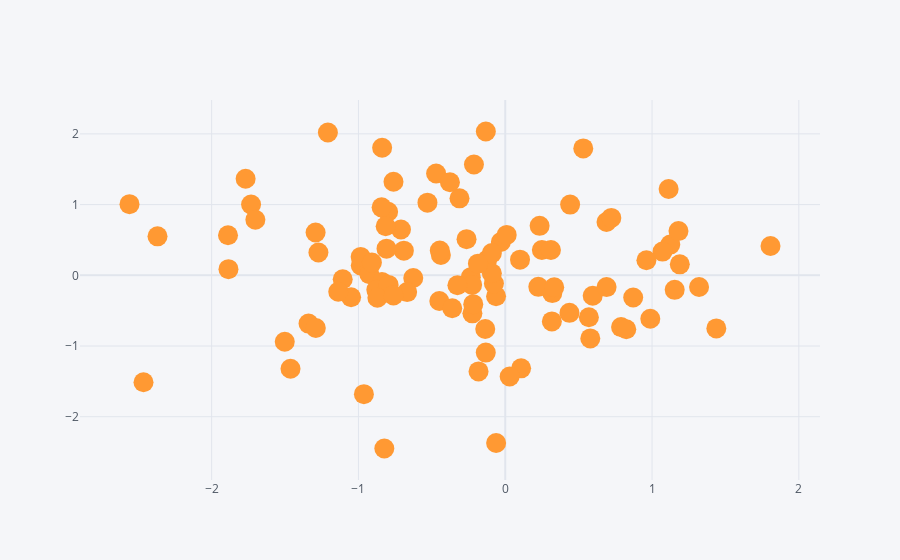

The code cell stored with this chart in its notebook:
### Code cell
df.iplot(kind='scatter',x='A',y='B',mode='markers',size=20)
